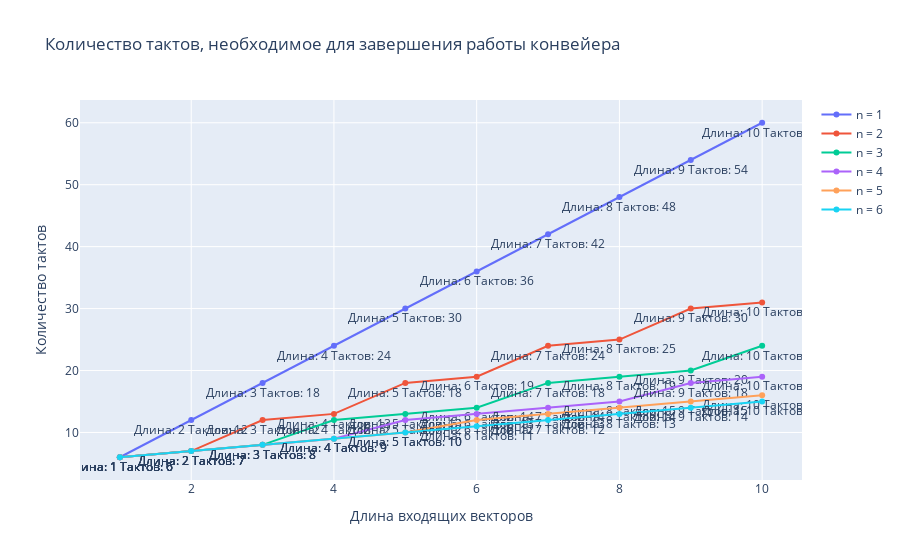

This figure's notebook cell:
### Code cell
# Tacts amount dependency on amount of numbers in vectors
# with amount of stages n = 1, 2, 3, 4, 5, 6
x_vectors = []
y_vectors = []
for i in range(1, 7):
    x_vector = []
    y_vector = []
    for j in range(1, 11):
        vector_1 = [random.randint(0, 63) for _ in range(j)]
        vector_2 = [random.randint(0, 63) for _ in range(j)]
        pipeline = ArithmeticPipeline(vector_1, vector_2, i, 6)
        while pipeline.is_busy:
            pipeline.tact()
        x_vector.append(j)
        y_vector.append(pipeline.status['tacts_done'])
    x_vectors.append(x_vector)
    y_vectors.append(y_vector)

fig = go.Figure()
i = 1
for x, y in list(zip(x_vectors, y_vectors)):
    fig.add_trace(
        go.Scatter(x=x, y=y, mode='lines+markers+text', name=f'n = {i}',
                   text=[f'Длина: {len} Тактов: {tct}' for len, tct in list(zip(x, y))],
                   textposition='bottom center',
                   )
    )
    i += 1
fig.update_layout(title_text='Количество тактов, необходимое для завершения работы конвейера',
                  )
fig.update_xaxes(title_text='Длина входящих векторов')
fig.update_yaxes(title_text='Количество тактов')
fig.show(width=1280, height=720, autosize=True)

### Figure 1 — Plotly figure (JSON) as saved in the notebook; plotly's stock layout.template omitted (floating-point values rounded to 4 significant figures)
{"data": [{"mode": "lines+markers+text", "name": "n = 1", "text": ["Длина: 1 Тактов: 6", "Длина: 2 Тактов: 12", "Длина: 3 Тактов: 18", "Длина: 4 Тактов: 24", "Длина: 5 Тактов: 30", "Длина: 6 Тактов: 36", "Длина: 7 Тактов: 42", "Длина: 8 Тактов: 48", "Длина: 9 Тактов: 54", "Длина: 10 Тактов: 60"], "textposition": "bottom center", "type": "scatter", "x": [1, 2, 3, 4, 5, 6, 7, 8, 9, 10], "y": [6, 12, 18, 24, 30, 36, 42, 48, 54, 60]}, {"mode": "lines+markers+text", "name": "n = 2", "text": ["Длина: 1 Тактов: 6", "Длина: 2 Тактов: 7", "Длина: 3 Тактов: 12", "Длина: 4 Тактов: 13", "Длина: 5 Тактов: 18", "Длина: 6 Тактов: 19", "Длина: 7 Тактов: 24", "Длина: 8 Тактов: 25", "Длина: 9 Тактов: 30", "Длина: 10 Тактов: 31"], "textposition": "bottom center", "type": "scatter", "x": [1, 2, 3, 4, 5, 6, 7, 8, 9, 10], "y": [6, 7, 12, 13, 18, 19, 24, 25, 30, 31]}, {"mode": "lines+markers+text", "name": "n = 3", "text": ["Длина: 1 Тактов: 6", "Длина: 2 Тактов: 7", "Длина: 3 Тактов: 8", "Длина: 4 Тактов: 12", "Длина: 5 Тактов: 13", "Длина: 6 Тактов: 14", "Длина: 7 Тактов: 18", "Длина: 8 Тактов: 19", "Длина: 9 Тактов: 20", "Длина: 10 Тактов: 24"], "textposition": "bottom center", "type": "scatter", "x": [1, 2, 3, 4, 5, 6, 7, 8, 9, 10], "y": [6, 7, 8, 12, 13, 14, 18, 19, 20, 24]}, {"mode": "lines+markers+text", "name": "n = 4", "text": ["Длина: 1 Тактов: 6", "Длина: 2 Тактов: 7", "Длина: 3 Тактов: 8", "Длина: 4 Тактов: 9", "Длина: 5 Тактов: 12", "Длина: 6 Тактов: 13", "Длина: 7 Тактов: 14", "Длина: 8 Тактов: 15", "Длина: 9 Тактов: 18", "Длина: 10 Тактов: 19"], "textposition": "bottom center", "type": "scatter", "x": [1, 2, 3, 4, 5, 6, 7, 8, 9, 10], "y": [6, 7, 8, 9, 12, 13, 14, 15, 18, 19]}, {"mode": "lines+markers+text", "name": "n = 5", "text": ["Длина: 1 Тактов: 6", "Длина: 2 Тактов: 7", "Длина: 3 Тактов: 8", "Длина: 4 Тактов: 9", "Длина: 5 Тактов: 10", "Длина: 6 Тактов: 12", "Длина: 7 Тактов: 13", "Длина: 8 Тактов: 14", "Длина: 9 Тактов: 15", "Длина: 10 Тактов: 16"], "textposition": "bottom center", "type": "scatter", "x": [1, 2, 3, 4, 5, 6, 7, 8, 9, 10], "y": [6, 7, 8, 9, 10, 12, 13, 14, 15, 16]}, {"mode": "lines+markers+text", "name": "n = 6", "text": ["Длина: 1 Тактов: 6", "Длина: 2 Тактов: 7", "Длина: 3 Тактов: 8", "Длина: 4 Тактов: 9", "Длина: 5 Тактов: 10", "Длина: 6 Тактов: 11", "Длина: 7 Тактов: 12", "Длина: 8 Тактов: 13", "Длина: 9 Тактов: 14", "Длина: 10 Тактов: 15"], "textposition": "bottom center", "type": "scatter", "x": [1, 2, 3, 4, 5, 6, 7, 8, 9, 10], "y": [6, 7, 8, 9, 10, 11, 12, 13, 14, 15]}], "layout": {"title": {"text": "Количество тактов, необходимое для завершения работы конвейера"}, "xaxis": {"title": {"text": "Длина входящих векторов"}}, "yaxis": {"title": {"text": "Количество тактов"}}}}
